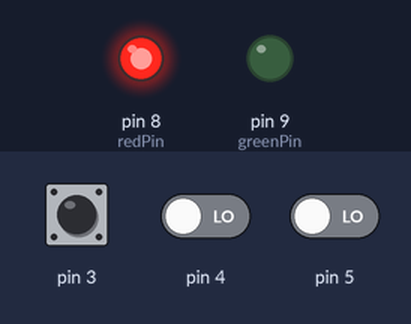
Recording of a sketch running on a simulated Arduino Leonardo, built with avr-gcc and run on an emulated ATmega32U4. Parts: output pins drawn as LEDs (lit = HIGH). Dashed ring = blinking. Inputs (shaded band) come from the test bench; at power-on: pin 3 HIGH, pin 4 LOW, pin 5 LOW. USB keyboard and mouse output is not drawn.

Above: at 1.2 s.
1.3 s: pin 3 pulled LOW for 0.15 s
At 1.7 s:
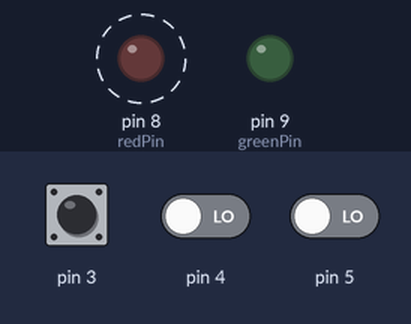
4.4 s: pin 3 pulled LOW for 1 s
8.4 s: pin 3 pulled LOW for 3.2 s
Timing chart, 0 to 14.4 s (numbered marks = the images above; inputs shaded):
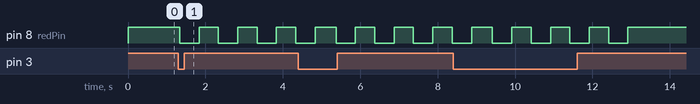

The sketch:

nocc.ino
```cpp
#include "Keyboard.h"

bool a_toggle = false;
bool b_toggle = false;

char* secretCode = "1111";  // 비밀번호를 설정(여기선 1234)
int count = 0;
int wrong = 0;
// 비밀번호 비교시 쓸 변수 선언(맞는 경우와 틀린경우 2가지)

const int redPin = 8;
const int greenPin = 9;

char keys[3] = {'1', '2', '3'};

void setup()
{
  Keyboard.begin();
  Serial.begin(115200);
  pinMode(3, INPUT_PULLUP);
  pinMode(4, INPUT);
  pinMode(5, INPUT);
  pinMode(redPin, OUTPUT);
  pinMode(greenPin, OUTPUT);
  setLocked(true);
}

void loop()
{
  char key;
  /*
  if(digitalRead(4)==1) key = '1';
  else if(digitalRead(5)==1) key = '2';
  else if(digitalRead(3)==1) key = '3';
  */
  if(digitalRead(4) && a_toggle==false) {
    key = '1';
    a_toggle = true;
    //Keyboard.write('a');
  }
  else if(digitalRead(5) && b_toggle==false) {
    key = '2';
    b_toggle = true;
    //Keyboard.write('b');
  }
  else if(digitalRead(3)==1) key = '3';


  if(key=='1') Keyboard.write('a');
  if(key=='2') Keyboard.write('b');

  if(key == '3'){ // *, # 버튼을 눌렀을 경우
    count = 0;
    wrong = 0; // 입력 초기화
    setLocked(true); // 잠금상태로 세팅
  }
  else if(key == secretCode[count])
  { // 해당 자리에 맞는 비밀번호가 입력됬을 경우
    count++; // 다음 자리로 넘어 감
    wrong = 0; // 비밀번호 오류 값을 0으로 만듬
  }
  else if(key != secretCode[count])
  { // 해당 자리에 맞지 않는 비밀번호가 입력됬을 경우
    count = 0; // 비밀번호를 맞았을 경우를 0으로 만듬
    setLocked(true); // 잠금상태로 세팅
    wrong++; // 비밀번호 오류 값을 늘려준다
  }

  if(count == 4)
  { // 4자리 비밀번호가 모두 맞았을 경우
    setLocked(false); // 잠금상태를 해제 함
    delay(1000);
  }
  if(wrong == 4)
  { // 비밀번호 오류를 4번 했을 경우
    blink(); // Red LED를 깜빡여 준다.
    wrong = 0; // 비밀번호 오류 값을 0으로 만들어 준다.
  }

  if(!digitalRead(4)) a_toggle = false;
  if(!digitalRead(5)) b_toggle = false;

  delay(10);
}

void setLocked(int locked){ // 잠금시와 해제시에 맞는 LED를 세팅해 주는 함수
  if(locked) { // 잠금시 Red LED를 켜주고, Green LED를 꺼준다.
  digitalWrite(redPin, HIGH);
  digitalWrite(greenPin, LOW);
  }
  else{ // 해제시 Red LED를 꺼주고, Green LED를 켜준다.
    digitalWrite(redPin, LOW);
    digitalWrite(greenPin, HIGH);
  }
}

void blink(){ // 비밀번호 4번 오류시 Red LED를 깜빡여 주는 함수.
  for(int i = 0; i < 4; i++){ // 딜레이 만큼 Red LED를 껐다 켰다 해준다. 총 8회
    digitalWrite(redPin, LOW);
    delay(500);
    digitalWrite(redPin, HIGH);
    delay(500);
  }
}
```

Measured:
- after the input at 1.3 s, pin 8 (redPin): alternates HIGH for 0.50 s and LOW for 0.50 s, starting at once
